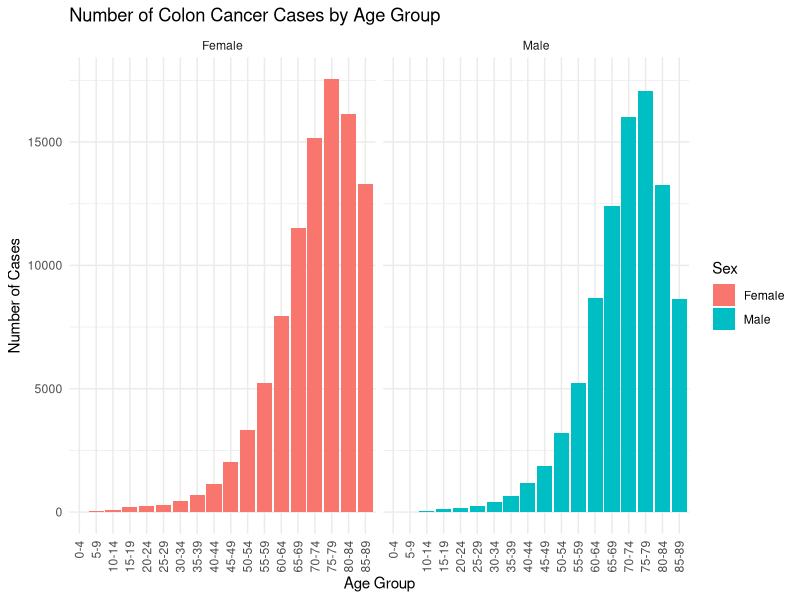
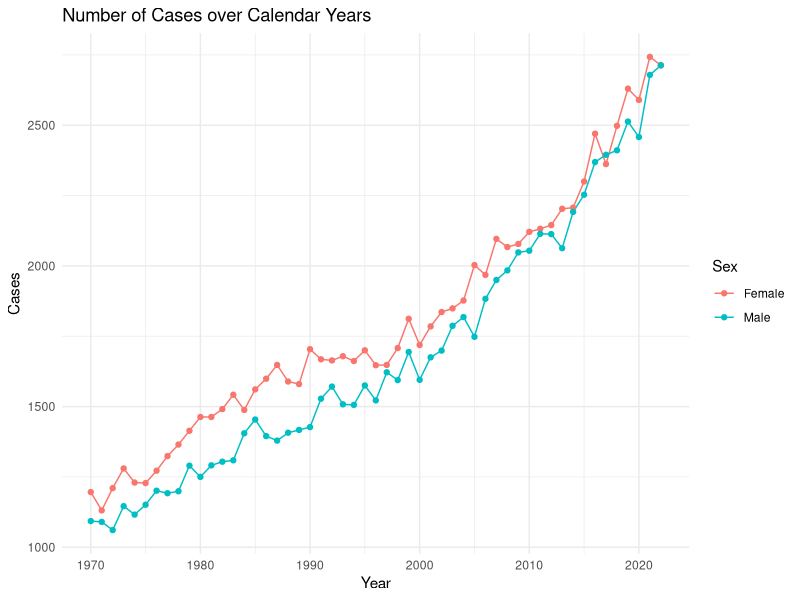
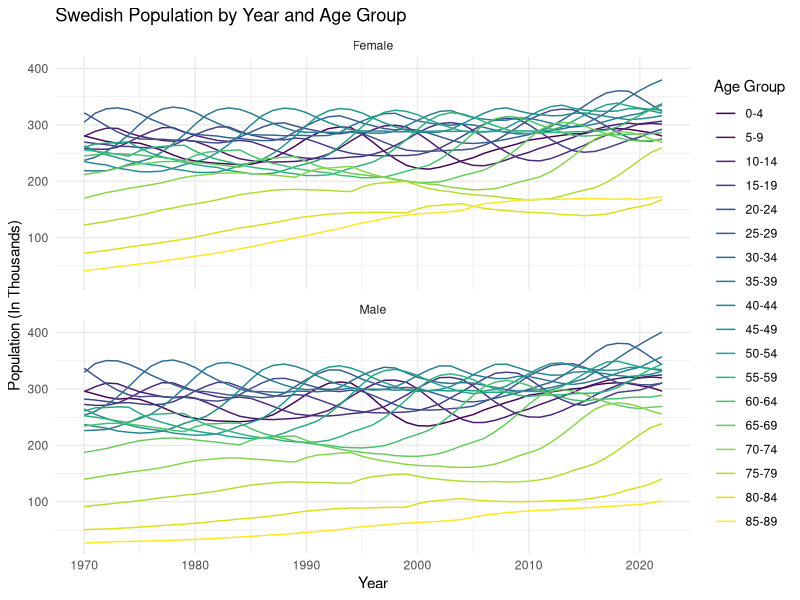
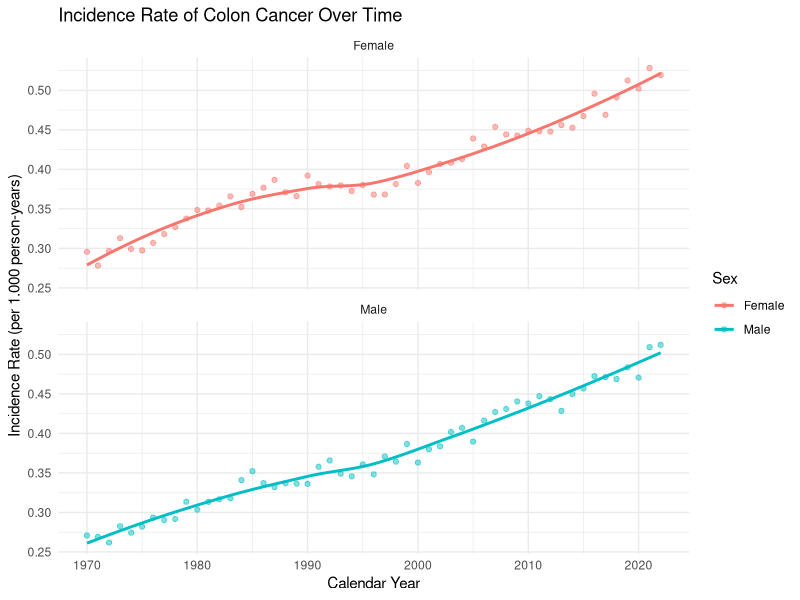
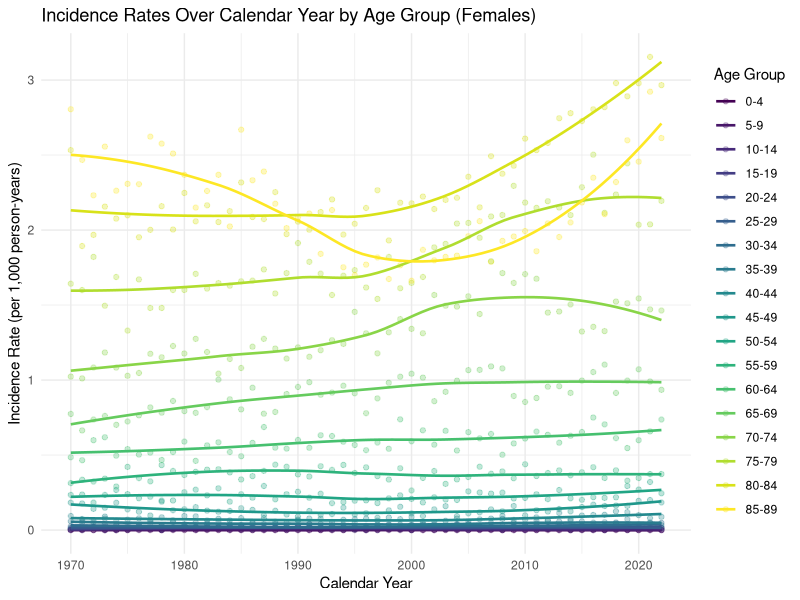
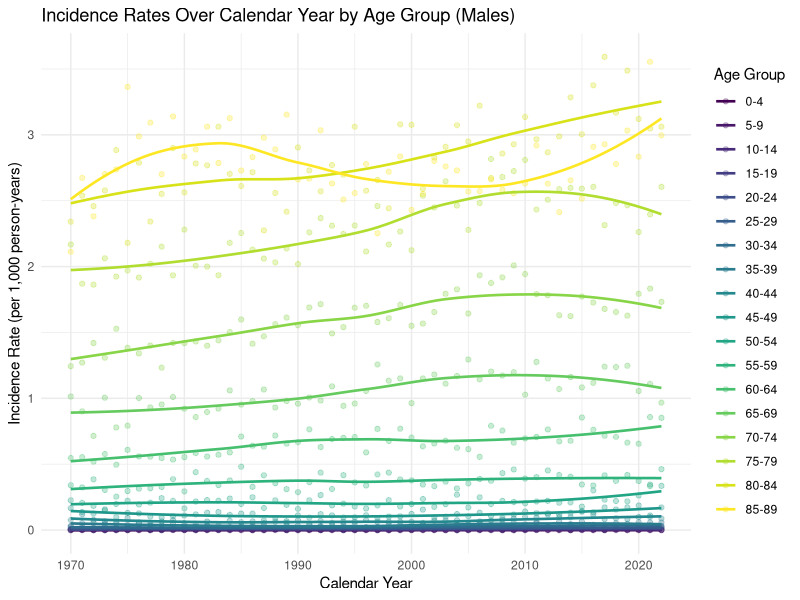
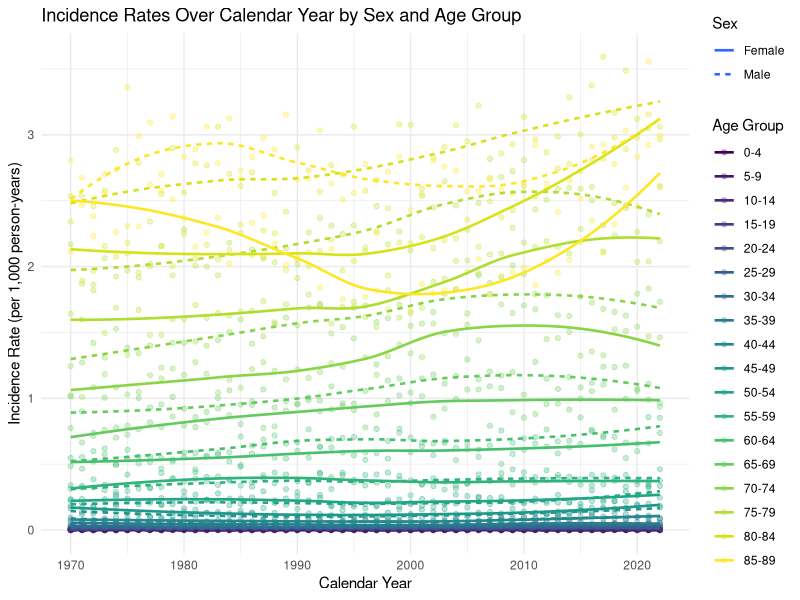

Source code (R) for these figures, in order:
## ---- chunk 1
knitr::opts_chunk$set(echo = TRUE)

## ---- chunk 2
library(ggplot2)
library(RColorBrewer)
library(scales)
## ---- chunk 3
#Read in Table
cases <- read.table("cases-1.tsv")

#Need to turn first row into headers
colnames(cases) <- cases[1, ]
cases <- cases[-1, ]
## ---- chunk 4
#Clean Up Data Frame Column Types

cases$agegroup <- factor(
  cases$agegroup,
  levels = c("0-4", "5-9", "10-14", "15-19", "20-24", "25-29", "30-34", "35-39", "40-44", "45-49", "50-54", "55-59", "60-64", "65-69", "70-74", "75-79", "80-84", "85-89"),
  ordered = TRUE
)

cases$sex <- factor(cases$sex)
cases$year <- as.numeric(cases$year)
cases$n <- as.numeric(cases$n)
## ---- chunk 5
 #Graph showing the number of cases by age group and sex.
ggplot(cases, aes(x = agegroup, y = n, fill = sex)) +
  geom_col() +
  facet_wrap(~ sex) +
  theme_minimal() +
  labs(
    title = "Number of Colon Cancer Cases by Age Group",
    fill = "Sex",
    x = "Age Group",
    y = "Number of Cases"
  ) +
  theme(axis.text.x = element_text(angle = 90, hjust = 1, vjust = 0.5))
    
## ---- chunk 6
#Obtain the total number of cases in each calendar year by males and females
cases_by_year <- aggregate(n ~ year + sex, data = cases, sum)

#Create graphs showing the number of cases over calendar years,
#separately for males and females
ggplot(cases_by_year, aes(x = year, y = n, color = sex)) +
  geom_line() +
  geom_point() +
  labs(
    title = "Number of Cases over Calendar Years",
    color = "Sex",
    x = "Year",
    y = "Cases") +
  theme_minimal()

## ---- chunk 7
#Read in the table
population <- read.table("population-1.tsv")

#Need to turn first row into headers
colnames(population) <- population[1, ]
population <- population[-1, ]
## ---- chunk 8
#Clean up the Dataframe
population$agegroup <- factor(
  population$agegroup,
  levels = c("0-4", "5-9", "10-14", "15-19", "20-24", "25-29", "30-34", 
             "35-39", "40-44", "45-49", "50-54", "55-59", "60-64", "65-69", 
             "70-74", "75-79", "80-84", "85-89"),
  ordered = TRUE
)

population$sex <- factor(population$sex)
population$year <- as.numeric(population$year)
population$n_pop <- as.numeric(population$n_pop)
## ---- chunk 9
#Create graphs that illustrate the population size over age groups 
#and calendar year simultaneously, separately by males and females.

ggplot(population, aes(x = year, y = n_pop, color = agegroup)) +
  geom_line() +
  #geom_point() +
  facet_wrap(~ sex, ncol = 1) +
  scale_y_continuous(labels = label_number(scale = 1e-3,)) +
  labs(
    title = "Swedish Population by Year and Age Group",
    color = "Age Group",
    x = "Year",
    y = "Population (In Thousands)") +
  theme_minimal()
## ---- chunk 10
#Merged information on number of cases and the number of persons at risk in each year, 
#for each age group and sex. 
merged_df <- merge(cases, population, by = c("agegroup", "year", "sex"))

#Separate data frame with the total number of cases 
#and the total population size in each calendar year by males and females.

cases_sum <- aggregate(n ~ year + sex, data = merged_df, sum)
population_sum <- aggregate(n_pop ~ year + sex, data = merged_df, sum)
summary_df <- merge(cases_sum, population_sum, by = c("year", "sex"))
## ---- chunk 11
# Create incidence rates

# Age incidence rates (agegroup × year × sex)
merged_df$Incidencerate <- merged_df$n / merged_df$n_pop
merged_df$Incidencerate_per1000 <- merged_df$Incidencerate * 1000

# Summary incidence rates (year × sex totals)
summary_df$Incidencerate <- summary_df$n / summary_df$n_pop
summary_df$Incidencerate_per1000 <- summary_df$Incidencerate * 1000

# Example rows 
cat("\n Example rows (summary_df) \n")
print(summary_df[sample(nrow(summary_df), 5),
                 c("year", "sex", "n", "n_pop", "Incidencerate",
                   "Incidencerate_per1000")])

cat("\n Example rows (merged_df) \n")
print(merged_df[sample(nrow(merged_df), 5),
                c("agegroup", "year", "sex", "n", "n_pop","Incidencerate",
                  "Incidencerate_per1000")])
## ---- chunk 12
# Plot the Incidence Rate 
ggplot(summary_df, aes(x = year, y = Incidencerate_per1000, color = sex)) +
  geom_point(alpha = 0.5) +                    # show actual data points
  geom_smooth(method = "loess", se = FALSE) +  # smoother curve
  facet_wrap(~ sex, ncol = 1) +                # separate for males/females
  theme_minimal() +
  labs(
    title = "Incidence Rate of Colon Cancer Over Time",
    x = "Calendar Year",
    y = "Incidence Rate (per 1.000 person-years)",
    color = "Sex"
  )
## ---- chunk 13
# Fit Poisson Regression Model
poisson_model <- glm(
  n ~ year + sex,                  # independent variables
  offset = log(n_pop),            # log of population size as offset
  family = poisson(link = "log"), # Poisson model
  data = summary_df
)

# View model summary
summary(poisson_model)
## ---- chunk 14
#Two separate incidence rate graphs. First one only for females and the second
#one for males.

female_df <- subset(merged_df, sex == "Female")

ggplot(female_df, aes(x = year,
y = Incidencerate_per1000,
color = agegroup)) +
geom_point(alpha = 0.3) +
geom_smooth(se = FALSE, method = "loess", linewidth = 0.9) +
theme_minimal() +
labs(
title = "Incidence Rates Over Calendar Year by Age Group (Females)",
x = "Calendar Year",
y = "Incidence Rate (per 1,000 person-years)",
color = "Age Group"
)

male_df <- subset(merged_df, sex == "Male")

ggplot(male_df, aes(x = year,
y = Incidencerate_per1000,
color = agegroup)) +
geom_point(alpha = 0.3) +
geom_smooth(se = FALSE, method = "loess", linewidth = 0.9) +
theme_minimal() +
labs(
title = "Incidence Rates Over Calendar Year by Age Group (Males)",
x = "Calendar Year",
y = "Incidence Rate (per 1,000 person-years)",
color = "Age Group")
## ---- chunk 15
#One combined graph of incidence rates over time. The dashed line is for males
#and the continuous line is for females.

ggplot(merged_df, aes(x = year,y = Incidencerate_per1000, color = agegroup,
                      linetype = sex)) + geom_point(alpha = 0.3) +
  geom_smooth(se = FALSE, method = "loess", linewidth = 0.9) + theme_minimal() + 
  labs(
title = "Incidence Rates Over Calendar Year by Sex and Age Group",
x = "Calendar Year",
y = "Incidence Rate (per 1,000 person-years)",
color = "Age Group",
linetype = "Sex"
)

## ---- chunk 16
#Fit Poisson model with age-specific counts
#    - Dependent variable: n (number of cases)
#    - Offset: log(n_pop) (age-specific population size)
#    - Predictors: year, sex, agegroup + all interactions
poisson_age_model <- glm(
  n ~ year * sex * agegroup,
  offset = log(n_pop),
  family = poisson(link = "log"),
  data = merged_df
)

summary(poisson_age_model)

## ---- chunk 17

#Creating new data for predictions for age group 70-74 in 1970 and 2020 from
#the model above.
newdata_70_74 <- data.frame(
  year     = c(1970, 1970, 2020, 2020),
  sex      = factor(c("Female", "Male", "Female", "Male"),
                    levels = levels(merged_df$sex)),
  agegroup = factor(rep("70-74", 4),
                    levels = levels(merged_df$agegroup)),
   #Set n_pop to 1 so predicted value is a rate.
  n_pop    = 1 
)

#Predicted incidence rates per person-year.
newdata_70_74$IR <- predict(
  poisson_age_model,
  newdata = newdata_70_74,
  type = "response"
)

#Convert to incidence per 1,000 person-years
newdata_70_74$IR_per_1000 <- newdata_70_74$IR * 1000

newdata_70_74





